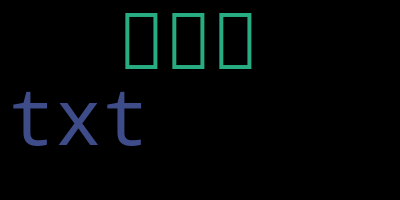

Write Python code to recreate this figure.
import wordcloud

w = wordcloud.WordCloud()
w.generate("红楼梦.txt")
w.to_file("红楼梦词云.png")
